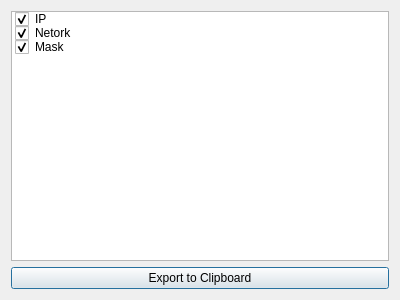
<?xml version="1.0" encoding="UTF-8"?>
<ui version="4.0">
 <class>DialogExport</class>
 <widget class="QDialog" name="DialogExport">
  <property name="geometry">
   <rect>
    <x>0</x>
    <y>0</y>
    <width>400</width>
    <height>300</height>
   </rect>
  </property>
  <property name="windowTitle">
   <string>Dialog</string>
  </property>
  <layout class="QVBoxLayout" name="verticalLayout">
   <item>
    <widget class="QListWidget" name="listWidget">
     <item>
      <property name="text">
       <string>IP</string>
      </property>
      <property name="checkState">
       <enum>Checked</enum>
      </property>
     </item>
     <item>
      <property name="text">
       <string>Netork</string>
      </property>
      <property name="checkState">
       <enum>Checked</enum>
      </property>
     </item>
     <item>
      <property name="text">
       <string>Mask</string>
      </property>
      <property name="checkState">
       <enum>Checked</enum>
      </property>
     </item>
    </widget>
   </item>
   <item>
    <widget class="QPushButton" name="pushButton">
     <property name="text">
      <string>Export to Clipboard</string>
     </property>
    </widget>
   </item>
  </layout>
 </widget>
 <resources/>
 <connections/>
</ui>
